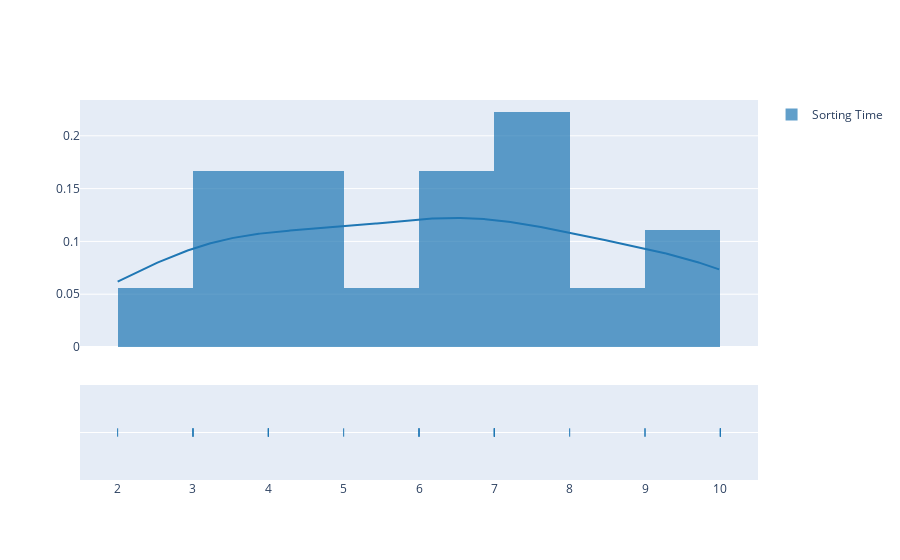

Source (notebook cell):
### Code cell
dist = ff.create_distplot([df['sorting_time']], ['Sorting Time'])
dist.show()

### Figure 1 — Plotly figure (JSON) as saved in the notebook; plotly's stock layout.template omitted (floating-point values rounded to 4 significant figures; data arrays with more than 128 entries replaced by an {"elided": "..."} marker saying what was removed)
{"data": [{"autobinx": false, "histnorm": "probability density", "legendgroup": "Sorting Time", "marker": {"color": "rgb(31, 119, 180)"}, "name": "Sorting Time", "opacity": 0.7, "type": "histogram", "x": [10, 4, 6, 9, 10, 6, 7, 3, 10, 9, 8, 4, 7, 3, 3, 4, 6, 7, 2, 7, 5], "xaxis": "x", "xbins": {"end": 10, "size": 1, "start": 2}, "yaxis": "y"}, {"legendgroup": "Sorting Time", "marker": {"color": "rgb(31, 119, 180)"}, "mode": "lines", "name": "Sorting Time", "showlegend": false, "type": "scatter", "x": {"elided": "500 float values"}, "xaxis": "x", "y": {"elided": "500 float values"}, "yaxis": "y"}, {"legendgroup": "Sorting Time", "marker": {"color": "rgb(31, 119, 180)", "symbol": "line-ns-open"}, "mode": "markers", "name": "Sorting Time", "showlegend": false, "type": "scatter", "x": [10, 4, 6, 9, 10, 6, 7, 3, 10, 9, 8, 4, 7, 3, 3, 4, 6, 7, 2, 7, 5], "xaxis": "x", "y": ["Sorting Time", "Sorting Time", "Sorting Time", "Sorting Time", "Sorting Time", "Sorting Time", "Sorting Time", "Sorting Time", "Sorting Time", "Sorting Time", "Sorting Time", "Sorting Time", "Sorting Time", "Sorting Time", "Sorting Time", "Sorting Time", "Sorting Time", "Sorting Time", "Sorting Time", "Sorting Time", "Sorting Time"], "yaxis": "y2"}], "layout": {"barmode": "overlay", "hovermode": "closest", "legend": {"traceorder": "reversed"}, "xaxis": {"anchor": "y2", "domain": [0, 1], "zeroline": false}, "yaxis": {"anchor": "free", "domain": [0.35, 1], "position": 0}, "yaxis2": {"anchor": "x", "domain": [0, 0.25], "dtick": 1, "showticklabels": false}}}
